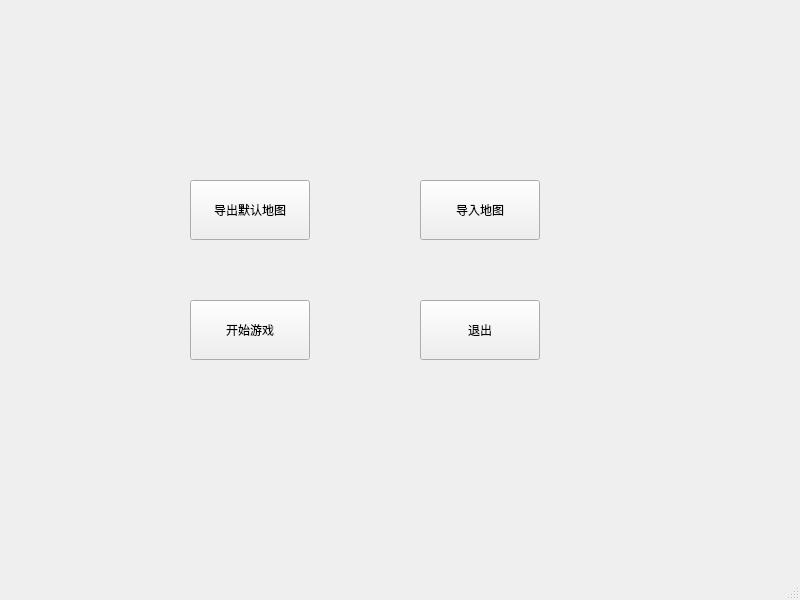
<?xml version="1.0" encoding="UTF-8"?>
<ui version="4.0">
 <class>MainWindow</class>
 <widget class="QMainWindow" name="MainWindow">
  <property name="geometry">
   <rect>
    <x>0</x>
    <y>0</y>
    <width>800</width>
    <height>600</height>
   </rect>
  </property>
  <property name="windowTitle">
   <string>MainWindow</string>
  </property>
  <widget class="QWidget" name="centralwidget">
   <widget class="QPushButton" name="startButton">
    <property name="geometry">
     <rect>
      <x>190</x>
      <y>300</y>
      <width>120</width>
      <height>60</height>
     </rect>
    </property>
    <property name="text">
     <string>开始游戏</string>
    </property>
   </widget>
   <widget class="QPushButton" name="exportButton">
    <property name="geometry">
     <rect>
      <x>190</x>
      <y>180</y>
      <width>120</width>
      <height>60</height>
     </rect>
    </property>
    <property name="text">
     <string>导出默认地图</string>
    </property>
   </widget>
   <widget class="QPushButton" name="importButton">
    <property name="geometry">
     <rect>
      <x>420</x>
      <y>180</y>
      <width>120</width>
      <height>60</height>
     </rect>
    </property>
    <property name="text">
     <string>导入地图</string>
    </property>
   </widget>
   <widget class="QPushButton" name="exitButton">
    <property name="geometry">
     <rect>
      <x>420</x>
      <y>300</y>
      <width>120</width>
      <height>60</height>
     </rect>
    </property>
    <property name="text">
     <string>退出</string>
    </property>
   </widget>
  </widget>
  <widget class="QMenuBar" name="menubar">
   <property name="geometry">
    <rect>
     <x>0</x>
     <y>0</y>
     <width>800</width>
     <height>30</height>
    </rect>
   </property>
  </widget>
  <widget class="QStatusBar" name="statusbar"/>
 </widget>
 <resources/>
 <connections/>
</ui>
